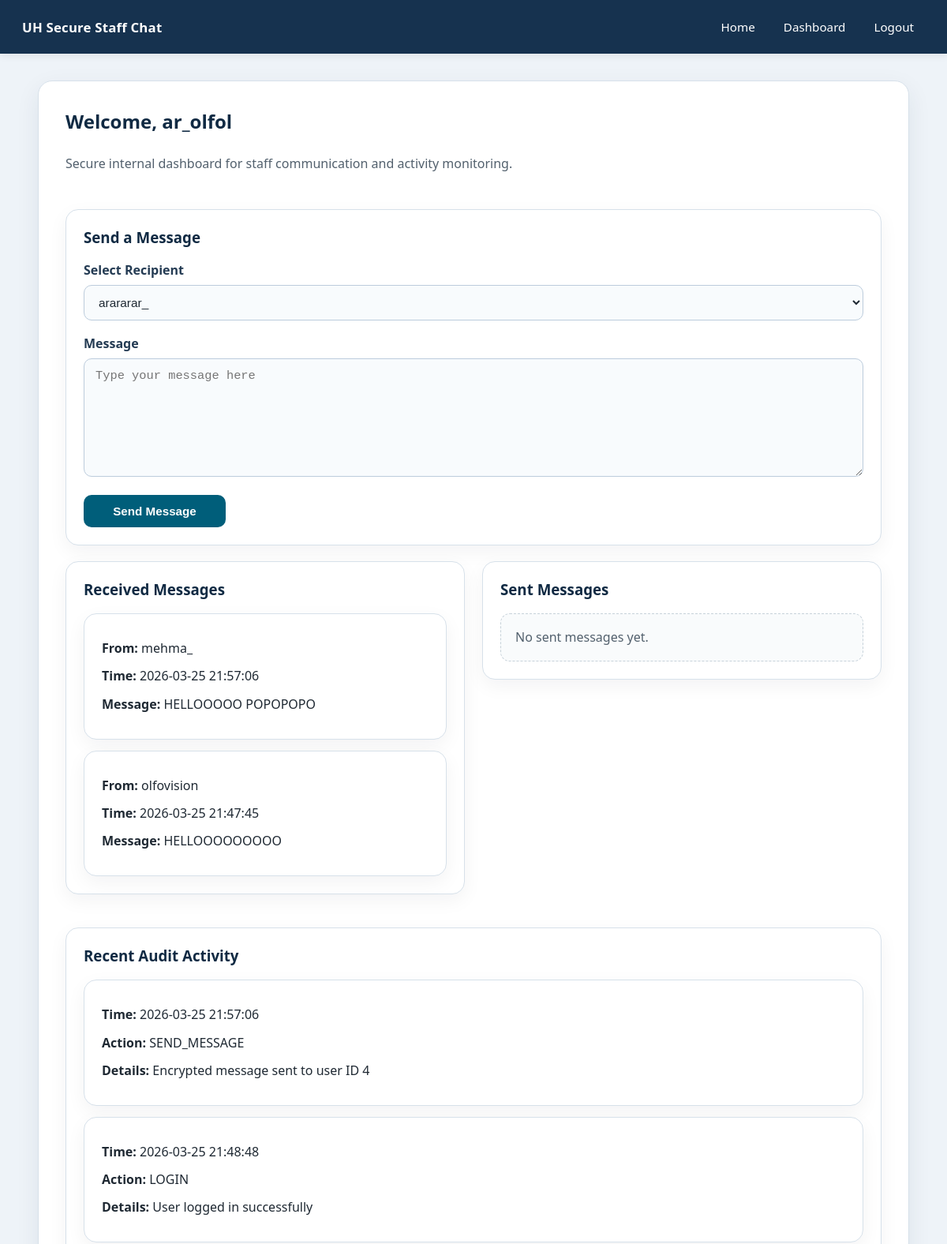
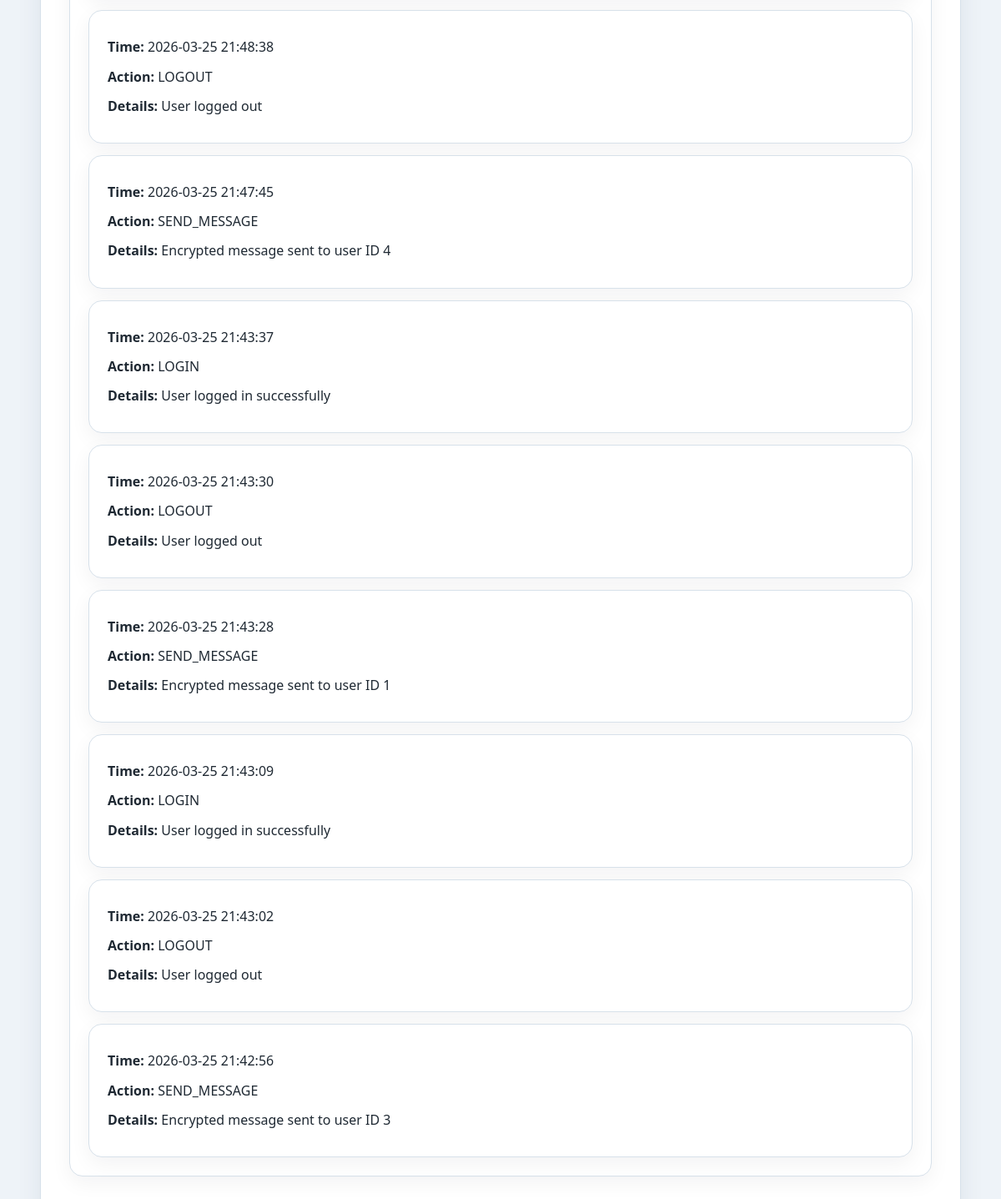
The app's page /dashboard (signed in) with its own data (2 pictures, top to bottom).
### tables this page shows
CREATE TABLE messages (
            id INTEGER PRIMARY KEY AUTOINCREMENT,
            sender_id INTEGER NOT NULL,
            receiver_id INTEGER NOT NULL,
            message_text TEXT NOT NULL,
            created_at TEXT NOT NULL,
            FOREIGN KEY (sender_id) REFERENCES users (id),
            FOREIGN KEY (receiver_id) REFERENCES users (id)
        );

CREATE TABLE users (
            id INTEGER PRIMARY KEY AUTOINCREMENT,
            username TEXT UNIQUE NOT NULL,
            password_hash TEXT NOT NULL,
            created_at TEXT NOT NULL,
            failed_attempts INTEGER DEFAULT 0,
            lock_until TEXT
        );

CREATE TABLE audit_logs (
            id INTEGER PRIMARY KEY AUTOINCREMENT,
            user_id INTEGER,
            action TEXT NOT NULL,
            details TEXT,
            created_at TEXT NOT NULL,
            FOREIGN KEY (user_id) REFERENCES users (id)
        );

### app.py (the view, shortened to what this page needs)
@app.route("/dashboard", methods=["GET", "POST"])
@login_required
def dashboard():
    conn = get_db_connection()
    users = conn.execute(
        """
        SELECT id, username
        FROM users
        WHERE id != ?
        ORDER BY username
    """,
        (session["user_id"],),
    ).fetchall()
    received_messages_raw = conn.execute(
        """
        SELECT messages.created_at, messages.message_text, users.username AS sender_name
        FROM messages
        JOIN users ON messages.sender_id = users.id
        WHERE messages.receiver_id = ?
        ORDER BY messages.created_at DESC
        """,
        (session["user_id"],),
    ).fetchall()
    received_messages = []
    for msg in received_messages_raw:
        received_messages.append(
            {
                "created_at": msg["created_at"],
                "sender_name": msg["sender_name"],
                "message_text": decrypt_message(msg["message_text"]),
            }
        )
    sent_messages_raw = conn.execute(
        """
        SELECT messages.created_at, messages.message_text, users.username AS receiver_name
        FROM messages
        JOIN users ON messages.receiver_id = users.id
        WHERE messages.sender_id = ?
        ORDER BY messages.created_at DESC
        """,
        (session["user_id"],),
    ).fetchall()
    sent_messages = []
    logs = conn.execute(
        """
        SELECT created_at, action, details
        FROM audit_logs
        ORDER BY created_at DESC
        LIMIT 10
        """
    ).fetchall()
    conn.close()
    return render_template(
        "dashboard.html",
        users=users,
        received_messages=received_messages,
        sent_messages=sent_messages,
        logs=logs,
    )

### app.py (called while the page is built)
def get_db_connection():
    conn = sqlite3.connect(DATABASE)
    conn.row_factory = sqlite3.Row
    return conn

def decrypt_message(encrypted_text):
    try:
        decrypted_text = cipher.decrypt(encrypted_text.encode("utf-8"))
        return decrypted_text.decode("utf-8")
    except Exception:
        return "[Unable to decrypt message]"

def login_required(route_function):
    @wraps(route_function)
    def wrapped_function(*args, **kwargs):
        if "user_id" not in session:
            flash("Please log in first.")
            return redirect(url_for("login"))
        return route_function(*args, **kwargs)
    return wrapped_function

@app.before_request
def make_session_permanent():
    if "user_id" in session:
        session.permanent = True

### templates/dashboard.html (shortened to what this page needs)
{% extends "base.html" %}
{% block content %}
<div class="page-heading">
  <h2>Welcome, {{ session["username"] }}</h2>
  <p class="muted">
    Secure internal dashboard for staff communication and activity monitoring.
  </p>
</div>
<div class="content-card">
  <h3 style="margin-bottom: 18px;">Send a Message</h3>
  <form method="POST" class="form-container">
    <label for="receiver_id">Select Recipient</label>
    <select name="receiver_id" id="receiver_id" required>
      {% for user in users %}
      <option value="{{ user['id'] }}">{{ user['username'] }}</option>
      {% endfor %}
    </select>
    <label for="message_text">Message</label>
    <textarea
      name="message_text"
      id="message_text"
      rows="6"
      required
      placeholder="Type your message here"
    ></textarea>
    <button type="submit">Send Message</button>
  </form>
</div>
<div
  style="
    display: grid;
    grid-template-columns: 1fr 1fr;
    gap: 22px;
    align-items: start;
    margin-bottom: 22px;
  "
>
  <div class="content-card">
    <h3 style="margin-bottom: 18px;">Received Messages</h3>
    {% if received_messages %}
      <div style="display: flex; flex-direction: column; gap: 14px;">
        {% for msg in received_messages %}
        <div class="log-box" style="margin-bottom: 0;">
          <p><strong>From:</strong> {{ msg['sender_name'] }}</p>
          <p><strong>Time:</strong> {{ msg['created_at'] }}</p>
          <p><strong>Message:</strong> {{ msg['message_text'] }}</p>
        </div>
        {% endfor %}
      </div>
    {% else %}
      <p class="empty-state">No messages received yet.</p>
    {% endif %}
  </div>
  <div class="content-card">
    <h3 style="margin-bottom: 18px;">Sent Messages</h3>
    {% if sent_messages %}
      <div style="display: flex; flex-direction: column; gap: 14px;">
        {% for msg in sent_messages %}
        <div class="log-box" style="margin-bottom: 0;">
          <p><strong>To:</strong> {{ msg['receiver_name'] }}</p>
          <p><strong>Time:</strong> {{ msg['created_at'] }}</p>
          <p><strong>Message:</strong> {{ msg['message_text'] }}</p>
        </div>
        {% endfor %}
      </div>
    {% else %}
      <p class="empty-state">No sent messages yet.</p>
    {% endif %}
  </div>
</div>
<div class="content-card">
  <h3 style="margin-bottom: 18px;">Recent Audit Activity</h3>
  {% if logs %}
    <div style="display: flex; flex-direction: column; gap: 14px;">
      {% for log in logs %}
      <div class="log-box" style="margin-bottom: 0;">
        <p><strong>Time:</strong> {{ log['created_at'] }}</p>
        <p><strong>Action:</strong> {{ log['action'] }}</p>
        <p><strong>Details:</strong> {{ log['details'] }}</p>
      </div>
      {% endfor %}
    </div>
  {% else %}
    <p class="empty-state">No audit logs yet.</p>
  {% endif %}
</div>
{% endblock %}

### templates/base.html (style rules this page uses)
:root { --nav-bg: #16324f; --nav-hover: #234b73; --page-bg: #eef3f8; --panel-bg: #ffffff; --panel-border: #d7e1ea; --text-main: #1f2933; --text-soft: #52606d; --accent: #005e7a; --accent-hover: #004b61; --success-bg: #e9f7ef; --success-border: #9fd5b3; --shadow: 0 10px 30px rgba(22, 50, 79, 0.08); }
* { box-sizing: border-box; }
body { margin: 0; font-family: "Segoe UI", Tahoma, Arial, sans-serif; background: var(--page-bg); color: var(--text-main); }
h1, h2, h3, h4 { margin-top: 0; color: #102a43; }
p { line-height: 1.7; color: var(--text-main); }
.muted { color: var(--text-soft); }
.auth-card, .content-card, .log-box { background: #ffffff; border: 1px solid var(--panel-border); border-radius: 16px; padding: 22px; box-shadow: 0 8px 24px rgba(15, 23, 42, 0.05); }
.content-card { margin-bottom: 20px; }
.form-container { max-width: 100%; }
label { display: block; margin-bottom: 8px; font-weight: 600; color: #243b53; }
input, select, textarea { width: 100%; padding: 12px 14px; margin-bottom: 18px; border-radius: 10px; border: 1px solid #bcccdc; background: #f8fbfd; color: var(--text-main); font-size: 0.96rem; transition: border-color 0.2s ease, box-shadow 0.2s ease, background-color 0.2s ease; }
textarea { resize: vertical; min-height: 150px; }
button, .button-link { display: inline-flex; align-items: center; justify-content: center; min-width: 180px; padding: 12px 18px; border: none; border-radius: 10px; background: var(--accent); color: #ffffff; font-weight: 600; font-size: 0.95rem; cursor: pointer; text-decoration: none; transition: background-color 0.2s ease, transform 0.15s ease; }
.log-box { margin-bottom: 14px; overflow-wrap: break-word; word-break: break-word; line-height: 1.65; }
.log-box p { margin: 8px 0; }
.empty-state { margin: 0; padding: 16px 18px; border: 1px dashed #c7d2da; border-radius: 12px; background: #f9fbfc; color: var(--text-soft); }
.page-heading { display: flex; flex-direction: column; gap: 8px; margin-bottom: 28px; }
.page-heading h2 { margin-bottom: 0; }

### records on screen
messages: sender_name "mehma_", created_at "2026-03-25 21:57:06", message_text "HELLOOOOO POPOPOPO"
messages: sender_name "olfovision", created_at "2026-03-25 21:47:45", message_text "HELLOOOOOOOOO"
audit_logs: created_at "2026-03-25 21:57:06", action "SEND_MESSAGE", details "Encrypted message sent to user ID 4"
audit_logs: created_at "2026-03-25 21:48:48", action "LOGIN", details "User logged in successfully"
audit_logs: created_at "2026-03-25 21:48:38", action "LOGOUT", details "User logged out"
audit_logs: created_at "2026-03-25 21:47:45", action "SEND_MESSAGE", details "Encrypted message sent to user ID 4"
audit_logs: created_at "2026-03-25 21:43:37", action "LOGIN", details "User logged in successfully"
audit_logs: created_at "2026-03-25 21:43:30", action "LOGOUT", details "User logged out"
audit_logs: created_at "2026-03-25 21:43:28", action "SEND_MESSAGE", details "Encrypted message sent to user ID 1"
audit_logs: created_at "2026-03-25 21:43:09", action "LOGIN", details "User logged in successfully"
audit_logs: created_at "2026-03-25 21:43:02", action "LOGOUT", details "User logged out"
audit_logs: created_at "2026-03-25 21:42:56", action "SEND_MESSAGE", details "Encrypted message sent to user ID 3"

### other values on screen
{{ session["username"] }} "ar_olfol"
form field receiver_id "arararar_"
